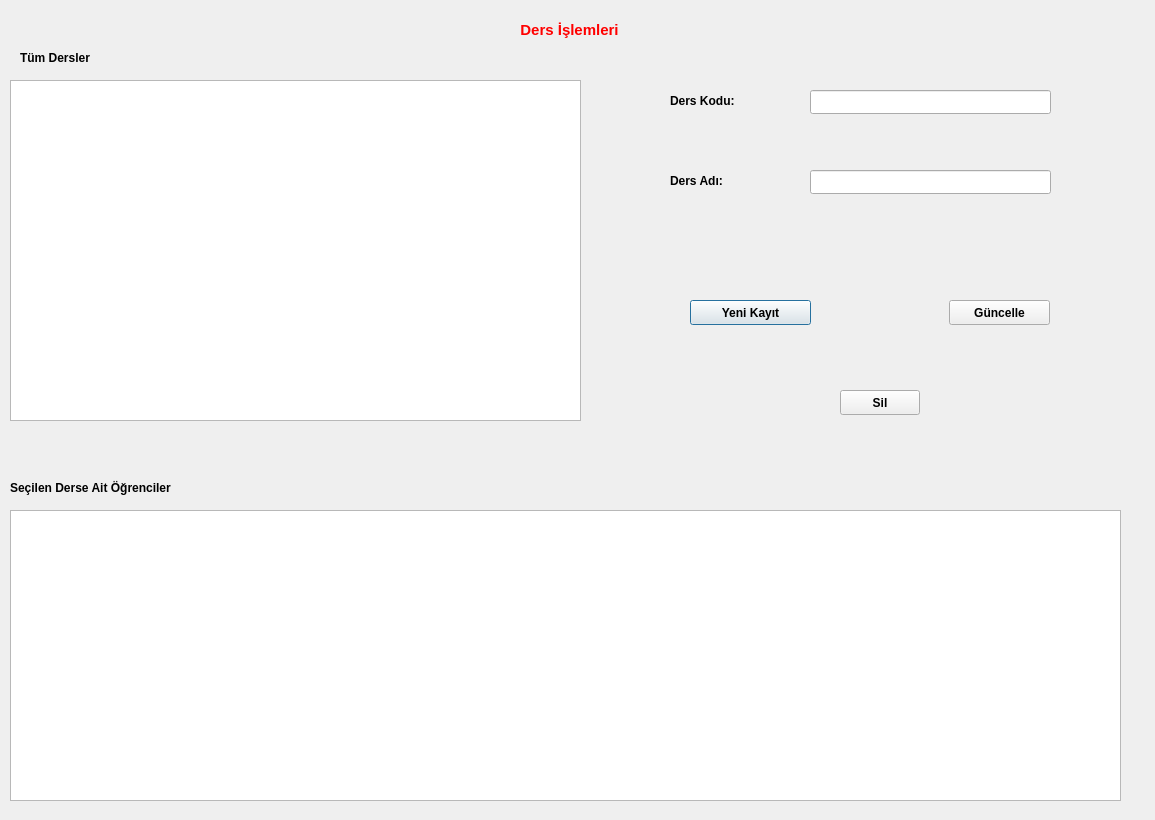
<?xml version="1.0" encoding="UTF-8"?>
<ui version="4.0">
 <class>dersIslemleri</class>
 <widget class="QDialog" name="dersIslemleri">
  <property name="geometry">
   <rect>
    <x>0</x>
    <y>0</y>
    <width>1155</width>
    <height>820</height>
   </rect>
  </property>
  <property name="windowTitle">
   <string>Dialog</string>
  </property>
  <widget class="QTableWidget" name="dersler">
   <property name="geometry">
    <rect>
     <x>10</x>
     <y>80</y>
     <width>571</width>
     <height>341</height>
    </rect>
   </property>
  </widget>
  <widget class="QTableWidget" name="ogrler">
   <property name="geometry">
    <rect>
     <x>10</x>
     <y>510</y>
     <width>1111</width>
     <height>291</height>
    </rect>
   </property>
  </widget>
  <widget class="QLabel" name="ders">
   <property name="geometry">
    <rect>
     <x>20</x>
     <y>50</y>
     <width>111</width>
     <height>16</height>
    </rect>
   </property>
   <property name="font">
    <font>
     <pointsize>9</pointsize>
     <weight>75</weight>
     <bold>true</bold>
    </font>
   </property>
   <property name="text">
    <string>Tüm Dersler</string>
   </property>
  </widget>
  <widget class="QLabel" name="ogr">
   <property name="geometry">
    <rect>
     <x>10</x>
     <y>480</y>
     <width>281</width>
     <height>16</height>
    </rect>
   </property>
   <property name="font">
    <font>
     <pointsize>9</pointsize>
     <weight>75</weight>
     <bold>true</bold>
    </font>
   </property>
   <property name="text">
    <string>Seçilen Derse Ait Öğrenciler</string>
   </property>
  </widget>
  <widget class="QLabel" name="baslik">
   <property name="geometry">
    <rect>
     <x>404</x>
     <y>20</y>
     <width>331</width>
     <height>20</height>
    </rect>
   </property>
   <property name="font">
    <font>
     <pointsize>11</pointsize>
     <weight>75</weight>
     <bold>true</bold>
    </font>
   </property>
   <property name="styleSheet">
    <string notr="true">QLabel { color : red; }</string>
   </property>
   <property name="text">
    <string>Ders İşlemleri</string>
   </property>
   <property name="alignment">
    <set>Qt::AlignCenter</set>
   </property>
  </widget>
  <widget class="QLabel" name="ders_kodu">
   <property name="geometry">
    <rect>
     <x>670</x>
     <y>90</y>
     <width>111</width>
     <height>21</height>
    </rect>
   </property>
   <property name="font">
    <font>
     <pointsize>9</pointsize>
     <weight>75</weight>
     <bold>true</bold>
    </font>
   </property>
   <property name="text">
    <string>Ders Kodu:</string>
   </property>
  </widget>
  <widget class="QLabel" name="ad">
   <property name="geometry">
    <rect>
     <x>670</x>
     <y>170</y>
     <width>101</width>
     <height>21</height>
    </rect>
   </property>
   <property name="font">
    <font>
     <pointsize>9</pointsize>
     <weight>75</weight>
     <bold>true</bold>
    </font>
   </property>
   <property name="text">
    <string>Ders Adı:</string>
   </property>
  </widget>
  <widget class="QLineEdit" name="kod_lineEdit">
   <property name="geometry">
    <rect>
     <x>810</x>
     <y>90</y>
     <width>241</width>
     <height>24</height>
    </rect>
   </property>
  </widget>
  <widget class="QLineEdit" name="ad_lineEdit">
   <property name="geometry">
    <rect>
     <x>810</x>
     <y>170</y>
     <width>241</width>
     <height>24</height>
    </rect>
   </property>
  </widget>
  <widget class="QPushButton" name="ekle">
   <property name="geometry">
    <rect>
     <x>690</x>
     <y>300</y>
     <width>121</width>
     <height>25</height>
    </rect>
   </property>
   <property name="font">
    <font>
     <pointsize>9</pointsize>
     <weight>75</weight>
     <bold>true</bold>
    </font>
   </property>
   <property name="text">
    <string>Yeni Kayıt</string>
   </property>
  </widget>
  <widget class="QPushButton" name="update">
   <property name="geometry">
    <rect>
     <x>949</x>
     <y>300</y>
     <width>101</width>
     <height>25</height>
    </rect>
   </property>
   <property name="font">
    <font>
     <pointsize>9</pointsize>
     <weight>75</weight>
     <bold>true</bold>
    </font>
   </property>
   <property name="text">
    <string>Güncelle</string>
   </property>
  </widget>
  <widget class="QPushButton" name="sil">
   <property name="geometry">
    <rect>
     <x>840</x>
     <y>390</y>
     <width>80</width>
     <height>25</height>
    </rect>
   </property>
   <property name="font">
    <font>
     <pointsize>9</pointsize>
     <weight>75</weight>
     <bold>true</bold>
    </font>
   </property>
   <property name="text">
    <string>Sil</string>
   </property>
  </widget>
 </widget>
 <resources/>
 <connections/>
</ui>
